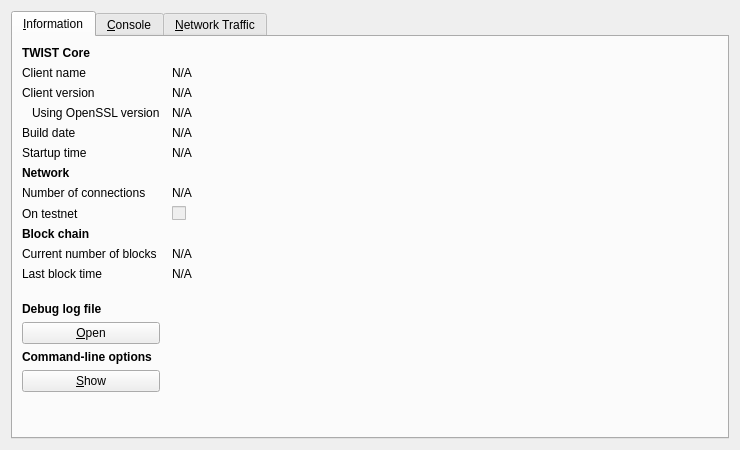
<?xml version="1.0" encoding="UTF-8"?>
<ui version="4.0">
 <class>RPCConsole</class>
 <widget class="QDialog" name="RPCConsole">
  <property name="geometry">
   <rect>
    <x>0</x>
    <y>0</y>
    <width>740</width>
    <height>450</height>
   </rect>
  </property>
  <property name="windowTitle">
   <string>TWIST - Debug window</string>
  </property>
  <layout class="QVBoxLayout" name="verticalLayout_2">
   <item>
    <widget class="QTabWidget" name="tabWidget">
     <property name="currentIndex">
      <number>0</number>
     </property>
     <widget class="QWidget" name="tab_info">
      <attribute name="title">
       <string>&amp;Information</string>
      </attribute>
      <layout class="QGridLayout" name="gridLayout" columnstretch="0,1">
       <property name="horizontalSpacing">
        <number>12</number>
       </property>
       <item row="0" column="0">
        <widget class="QLabel" name="label_9">
         <property name="font">
          <font>
           <weight>75</weight>
           <bold>true</bold>
          </font>
         </property>
         <property name="text">
          <string>TWIST Core</string>
         </property>
        </widget>
       </item>
       <item row="1" column="0">
        <widget class="QLabel" name="label_5">
         <property name="text">
          <string>Client name</string>
         </property>
        </widget>
       </item>
       <item row="1" column="1">
        <widget class="QLabel" name="clientName">
         <property name="cursor">
          <cursorShape>IBeamCursor</cursorShape>
         </property>
         <property name="text">
          <string>N/A</string>
         </property>
         <property name="textFormat">
          <enum>Qt::PlainText</enum>
         </property>
         <property name="textInteractionFlags">
          <set>Qt::LinksAccessibleByMouse|Qt::TextSelectableByKeyboard|Qt::TextSelectableByMouse</set>
         </property>
        </widget>
       </item>
       <item row="2" column="0">
        <widget class="QLabel" name="label_6">
         <property name="text">
          <string>Client version</string>
         </property>
        </widget>
       </item>
       <item row="2" column="1">
        <widget class="QLabel" name="clientVersion">
         <property name="cursor">
          <cursorShape>IBeamCursor</cursorShape>
         </property>
         <property name="text">
          <string>N/A</string>
         </property>
         <property name="textFormat">
          <enum>Qt::PlainText</enum>
         </property>
         <property name="textInteractionFlags">
          <set>Qt::LinksAccessibleByMouse|Qt::TextSelectableByKeyboard|Qt::TextSelectableByMouse</set>
         </property>
        </widget>
       </item>
       <item row="3" column="0">
        <widget class="QLabel" name="label_14">
         <property name="text">
          <string>Using OpenSSL version</string>
         </property>
         <property name="indent">
          <number>10</number>
         </property>
        </widget>
       </item>
       <item row="3" column="1">
        <widget class="QLabel" name="openSSLVersion">
         <property name="cursor">
          <cursorShape>IBeamCursor</cursorShape>
         </property>
         <property name="text">
          <string>N/A</string>
         </property>
         <property name="textFormat">
          <enum>Qt::PlainText</enum>
         </property>
         <property name="textInteractionFlags">
          <set>Qt::LinksAccessibleByMouse|Qt::TextSelectableByKeyboard|Qt::TextSelectableByMouse</set>
         </property>
        </widget>
       </item>
       <item row="4" column="0">
        <widget class="QLabel" name="label_12">
         <property name="text">
          <string>Build date</string>
         </property>
        </widget>
       </item>
       <item row="4" column="1">
        <widget class="QLabel" name="buildDate">
         <property name="cursor">
          <cursorShape>IBeamCursor</cursorShape>
         </property>
         <property name="text">
          <string>N/A</string>
         </property>
         <property name="textFormat">
          <enum>Qt::PlainText</enum>
         </property>
         <property name="textInteractionFlags">
          <set>Qt::LinksAccessibleByMouse|Qt::TextSelectableByKeyboard|Qt::TextSelectableByMouse</set>
         </property>
        </widget>
       </item>
       <item row="5" column="0">
        <widget class="QLabel" name="label_13">
         <property name="text">
          <string>Startup time</string>
         </property>
        </widget>
       </item>
       <item row="5" column="1">
        <widget class="QLabel" name="startupTime">
         <property name="cursor">
          <cursorShape>IBeamCursor</cursorShape>
         </property>
         <property name="text">
          <string>N/A</string>
         </property>
         <property name="textFormat">
          <enum>Qt::PlainText</enum>
         </property>
         <property name="textInteractionFlags">
          <set>Qt::LinksAccessibleByMouse|Qt::TextSelectableByKeyboard|Qt::TextSelectableByMouse</set>
         </property>
        </widget>
       </item>
       <item row="6" column="0">
        <widget class="QLabel" name="label_11">
         <property name="font">
          <font>
           <weight>75</weight>
           <bold>true</bold>
          </font>
         </property>
         <property name="text">
          <string>Network</string>
         </property>
        </widget>
       </item>
       <item row="7" column="0">
        <widget class="QLabel" name="label_7">
         <property name="text">
          <string>Number of connections</string>
         </property>
        </widget>
       </item>
       <item row="7" column="1">
        <widget class="QLabel" name="numberOfConnections">
         <property name="cursor">
          <cursorShape>IBeamCursor</cursorShape>
         </property>
         <property name="text">
          <string>N/A</string>
         </property>
         <property name="textFormat">
          <enum>Qt::PlainText</enum>
         </property>
         <property name="textInteractionFlags">
          <set>Qt::LinksAccessibleByMouse|Qt::TextSelectableByKeyboard|Qt::TextSelectableByMouse</set>
         </property>
        </widget>
       </item>
       <item row="8" column="0">
        <widget class="QLabel" name="label_8">
         <property name="text">
          <string>On testnet</string>
         </property>
        </widget>
       </item>
       <item row="8" column="1">
        <widget class="QCheckBox" name="isTestNet">
         <property name="enabled">
          <bool>false</bool>
         </property>
         <property name="text">
          <string/>
         </property>
        </widget>
       </item>
       <item row="9" column="0">
        <widget class="QLabel" name="label_10">
         <property name="font">
          <font>
           <weight>75</weight>
           <bold>true</bold>
          </font>
         </property>
         <property name="text">
          <string>Block chain</string>
         </property>
        </widget>
       </item>
       <item row="10" column="0">
        <widget class="QLabel" name="label_3">
         <property name="text">
          <string>Current number of blocks</string>
         </property>
        </widget>
       </item>
       <item row="10" column="1">
        <widget class="QLabel" name="numberOfBlocks">
         <property name="cursor">
          <cursorShape>IBeamCursor</cursorShape>
         </property>
         <property name="text">
          <string>N/A</string>
         </property>
         <property name="textFormat">
          <enum>Qt::PlainText</enum>
         </property>
         <property name="textInteractionFlags">
          <set>Qt::LinksAccessibleByMouse|Qt::TextSelectableByKeyboard|Qt::TextSelectableByMouse</set>
         </property>
        </widget>
       </item>
       <item row="11" column="0">
        <widget class="QLabel" name="label_2">
         <property name="text">
          <string>Last block time</string>
         </property>
        </widget>
       </item>
       <item row="11" column="1">
        <widget class="QLabel" name="lastBlockTime">
         <property name="cursor">
          <cursorShape>IBeamCursor</cursorShape>
         </property>
         <property name="text">
          <string>N/A</string>
         </property>
         <property name="textFormat">
          <enum>Qt::PlainText</enum>
         </property>
         <property name="textInteractionFlags">
          <set>Qt::LinksAccessibleByMouse|Qt::TextSelectableByKeyboard|Qt::TextSelectableByMouse</set>
         </property>
        </widget>
       </item>
       <item row="12" column="0">
        <spacer name="verticalSpacer_2">
         <property name="orientation">
          <enum>Qt::Vertical</enum>
         </property>
         <property name="sizeHint" stdset="0">
          <size>
           <width>20</width>
           <height>20</height>
          </size>
         </property>
        </spacer>
       </item>
       <item row="13" column="0">
        <widget class="QLabel" name="labelDebugLogfile">
         <property name="font">
          <font>
           <weight>75</weight>
           <bold>true</bold>
          </font>
         </property>
         <property name="text">
          <string>Debug log file</string>
         </property>
        </widget>
       </item>
       <item row="14" column="0">
        <widget class="QPushButton" name="openDebugLogfileButton">
         <property name="toolTip">
          <string>Open the TWIST debug log file from the current data directory. This can take a few seconds for large log files.</string>
         </property>
         <property name="text">
          <string>&amp;Open</string>
         </property>
         <property name="autoDefault">
          <bool>false</bool>
         </property>
        </widget>
       </item>
       <item row="15" column="0">
        <widget class="QLabel" name="labelCLOptions">
         <property name="font">
          <font>
           <weight>75</weight>
           <bold>true</bold>
          </font>
         </property>
         <property name="text">
          <string>Command-line options</string>
         </property>
        </widget>
       </item>
       <item row="16" column="0">
        <widget class="QPushButton" name="showCLOptionsButton">
         <property name="toolTip">
          <string>Show the TWIST-Qt help message to get a list with possible TWIST command-line options.</string>
         </property>
         <property name="text">
          <string>&amp;Show</string>
         </property>
         <property name="autoDefault">
          <bool>false</bool>
         </property>
        </widget>
       </item>
       <item row="17" column="0">
        <spacer name="verticalSpacer">
         <property name="orientation">
          <enum>Qt::Vertical</enum>
         </property>
         <property name="sizeHint" stdset="0">
          <size>
           <width>20</width>
           <height>40</height>
          </size>
         </property>
        </spacer>
       </item>
      </layout>
     </widget>
     <widget class="QWidget" name="tab_console">
      <attribute name="title">
       <string>&amp;Console</string>
      </attribute>
      <layout class="QVBoxLayout" name="verticalLayout_3">
       <property name="spacing">
        <number>3</number>
       </property>
       <item>
        <widget class="QTextEdit" name="messagesWidget">
         <property name="minimumSize">
          <size>
           <width>0</width>
           <height>100</height>
          </size>
         </property>
         <property name="readOnly">
          <bool>true</bool>
         </property>
         <property name="tabKeyNavigation" stdset="0">
          <bool>false</bool>
         </property>
         <property name="columnCount" stdset="0">
          <number>2</number>
         </property>
        </widget>
       </item>
       <item>
        <layout class="QHBoxLayout" name="horizontalLayout">
         <property name="spacing">
          <number>3</number>
         </property>
         <item>
          <widget class="QLabel" name="label">
           <property name="text">
            <string notr="true">&gt;</string>
           </property>
          </widget>
         </item>
         <item>
          <widget class="QLineEdit" name="lineEdit"/>
         </item>
         <item>
          <widget class="QPushButton" name="clearButton">
           <property name="maximumSize">
            <size>
             <width>24</width>
             <height>24</height>
            </size>
           </property>
           <property name="toolTip">
            <string>Clear console</string>
           </property>
           <property name="text">
            <string/>
           </property>
           <property name="icon">
            <iconset resource="../bitcoin.qrc">
             <normaloff>:/icons/remove</normaloff>:/icons/remove</iconset>
           </property>
           <property name="shortcut">
            <string notr="true">Ctrl+L</string>
           </property>
           <property name="autoDefault">
            <bool>false</bool>
           </property>
          </widget>
         </item>
        </layout>
       </item>
      </layout>
     </widget>
     <widget class="QWidget" name="tab">
      <attribute name="title">
       <string>&amp;Network Traffic</string>
      </attribute>
      <layout class="QHBoxLayout" name="horizontalLayout_3">
       <item>
        <layout class="QVBoxLayout" name="verticalLayout_4">
         <item>
          <widget class="TrafficGraphWidget" name="trafficGraph" native="true">
           <property name="sizePolicy">
            <sizepolicy hsizetype="Expanding" vsizetype="Expanding">
             <horstretch>0</horstretch>
             <verstretch>0</verstretch>
            </sizepolicy>
           </property>
          </widget>
         </item>
         <item>
          <layout class="QHBoxLayout" name="horizontalLayout_2">
           <item>
            <widget class="QSlider" name="sldGraphRange">
             <property name="minimum">
              <number>1</number>
             </property>
             <property name="maximum">
              <number>288</number>
             </property>
             <property name="pageStep">
              <number>12</number>
             </property>
             <property name="value">
              <number>6</number>
             </property>
             <property name="orientation">
              <enum>Qt::Horizontal</enum>
             </property>
            </widget>
           </item>
           <item>
            <widget class="QLabel" name="lblGraphRange">
             <property name="minimumSize">
              <size>
               <width>100</width>
               <height>0</height>
              </size>
             </property>
             <property name="alignment">
              <set>Qt::AlignCenter</set>
             </property>
            </widget>
           </item>
           <item>
            <widget class="QPushButton" name="btnClearTrafficGraph">
             <property name="text">
              <string>&amp;Clear</string>
             </property>
            </widget>
           </item>
          </layout>
         </item>
        </layout>
       </item>
       <item>
        <layout class="QVBoxLayout" name="verticalLayout">
         <item>
          <widget class="QGroupBox" name="groupBox">
           <property name="title">
            <string>Totals</string>
           </property>
           <layout class="QVBoxLayout" name="verticalLayout_5">
            <item>
             <layout class="QHBoxLayout" name="horizontalLayout_4">
              <item>
               <widget class="Line" name="line">
                <property name="sizePolicy">
                 <sizepolicy hsizetype="Fixed" vsizetype="Fixed">
                  <horstretch>0</horstretch>
                  <verstretch>0</verstretch>
                 </sizepolicy>
                </property>
                <property name="minimumSize">
                 <size>
                  <width>10</width>
                  <height>0</height>
                 </size>
                </property>
                <property name="palette">
                 <palette>
                  <active>
                   <colorrole role="Light">
                    <brush brushstyle="SolidPattern">
                     <color alpha="255">
                      <red>0</red>
                      <green>255</green>
                      <blue>0</blue>
                     </color>
                    </brush>
                   </colorrole>
                  </active>
                  <inactive>
                   <colorrole role="Light">
                    <brush brushstyle="SolidPattern">
                     <color alpha="255">
                      <red>0</red>
                      <green>255</green>
                      <blue>0</blue>
                     </color>
                    </brush>
                   </colorrole>
                  </inactive>
                  <disabled>
                   <colorrole role="Light">
                    <brush brushstyle="SolidPattern">
                     <color alpha="255">
                      <red>0</red>
                      <green>255</green>
                      <blue>0</blue>
                     </color>
                    </brush>
                   </colorrole>
                  </disabled>
                 </palette>
                </property>
                <property name="orientation">
                 <enum>Qt::Horizontal</enum>
                </property>
               </widget>
              </item>
              <item>
               <widget class="QLabel" name="label_16">
                <property name="text">
                 <string>In:</string>
                </property>
               </widget>
              </item>
              <item>
               <widget class="QLabel" name="lblBytesIn">
                <property name="minimumSize">
                 <size>
                  <width>50</width>
                  <height>0</height>
                 </size>
                </property>
                <property name="alignment">
                 <set>Qt::AlignRight|Qt::AlignTrailing|Qt::AlignVCenter</set>
                </property>
               </widget>
              </item>
             </layout>
            </item>
            <item>
             <layout class="QHBoxLayout" name="horizontalLayout_5">
              <item>
               <widget class="Line" name="line_2">
                <property name="sizePolicy">
                 <sizepolicy hsizetype="Fixed" vsizetype="Fixed">
                  <horstretch>0</horstretch>
                  <verstretch>0</verstretch>
                 </sizepolicy>
                </property>
                <property name="minimumSize">
                 <size>
                  <width>10</width>
                  <height>0</height>
                 </size>
                </property>
                <property name="palette">
                 <palette>
                  <active>
                   <colorrole role="Light">
                    <brush brushstyle="SolidPattern">
                     <color alpha="255">
                      <red>255</red>
                      <green>0</green>
                      <blue>0</blue>
                     </color>
                    </brush>
                   </colorrole>
                  </active>
                  <inactive>
                   <colorrole role="Light">
                    <brush brushstyle="SolidPattern">
                     <color alpha="255">
                      <red>255</red>
                      <green>0</green>
                      <blue>0</blue>
                     </color>
                    </brush>
                   </colorrole>
                  </inactive>
                  <disabled>
                   <colorrole role="Light">
                    <brush brushstyle="SolidPattern">
                     <color alpha="255">
                      <red>255</red>
                      <green>0</green>
                      <blue>0</blue>
                     </color>
                    </brush>
                   </colorrole>
                  </disabled>
                 </palette>
                </property>
                <property name="orientation">
                 <enum>Qt::Horizontal</enum>
                </property>
               </widget>
              </item>
              <item>
               <widget class="QLabel" name="label_17">
                <property name="text">
                 <string>Out:</string>
                </property>
               </widget>
              </item>
              <item>
               <widget class="QLabel" name="lblBytesOut">
                <property name="minimumSize">
                 <size>
                  <width>50</width>
                  <height>0</height>
                 </size>
                </property>
                <property name="alignment">
                 <set>Qt::AlignRight|Qt::AlignTrailing|Qt::AlignVCenter</set>
                </property>
               </widget>
              </item>
             </layout>
            </item>
            <item>
             <spacer name="verticalSpacer_4">
              <property name="orientation">
               <enum>Qt::Vertical</enum>
              </property>
              <property name="sizeHint" stdset="0">
               <size>
                <width>20</width>
                <height>407</height>
               </size>
              </property>
             </spacer>
            </item>
           </layout>
          </widget>
         </item>
        </layout>
       </item>
      </layout>
     </widget>
    </widget>
   </item>
  </layout>
 </widget>
 <customwidgets>
  <customwidget>
   <class>TrafficGraphWidget</class>
   <extends>QWidget</extends>
   <header>trafficgraphwidget.h</header>
   <container>1</container>
   <slots>
    <slot>clear()</slot>
   </slots>
  </customwidget>
 </customwidgets>
 <resources>
  <include location="../bitcoin.qrc"/>
 </resources>
 <connections/>
</ui>
